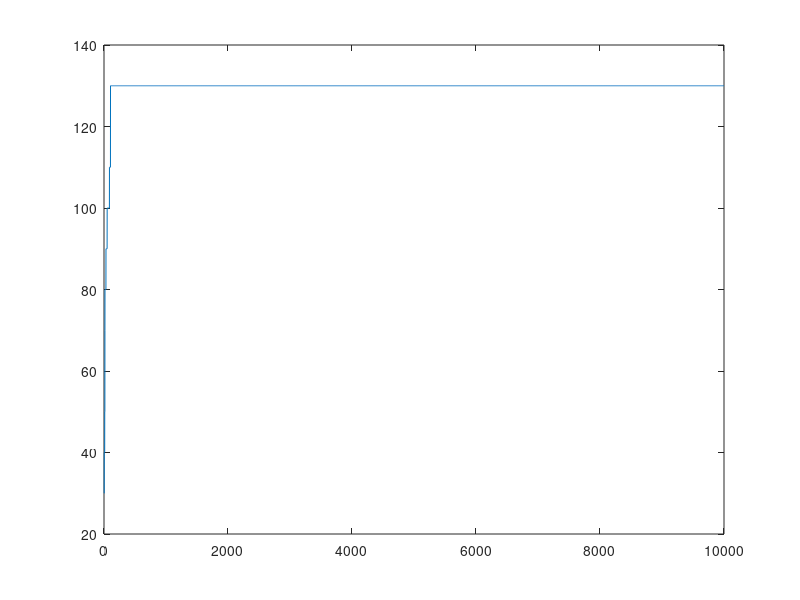
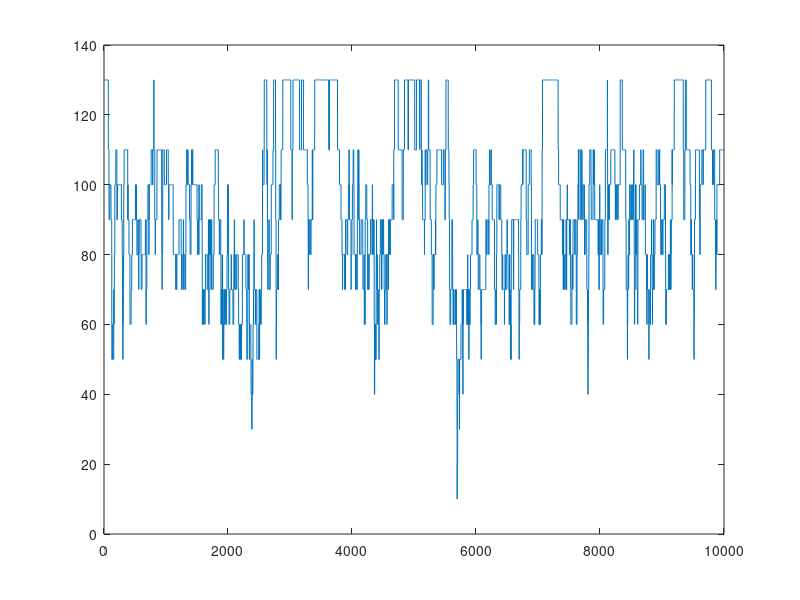
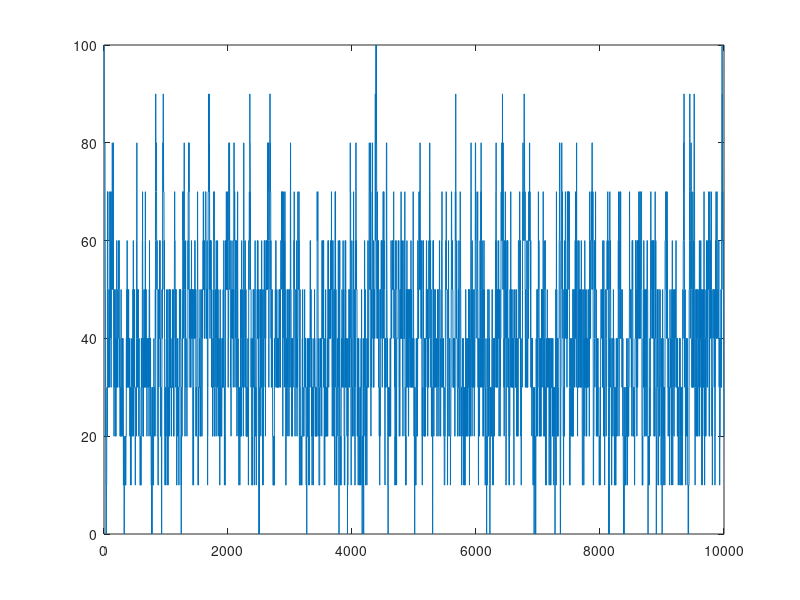

The MATLAB source for these figures, in order:
% Author: Emily Robideau
% Collaborators: None
% Assignment: HW9 P5def

% part d
str2 = 'nrbbtoooeteot';
str1 = 'tobeornottobe';
N = length(str2);
score = 0;
for i = 1:N
    if str2(i) == str1(i)
        score = score + 10;
    end
end

scorev = zeros(1,10000);
for j = 1:10000
    y = ceil(N*rand());
    z = ceil(N*rand());
    a1 = 0;
    a2 = 0;
    b1 = 0;
    b2 = 0;
    if str1(y) == str2(y)
        a1 = a1 + 10;
    end
    if str1(z) == str2(z)
        b1 = b1 + 10;
    end
    if str1(y) == str2(z)
        a2 = a2 + 10;
    end
    if str1(z) == str2(y)
        b2 = b2 + 10;
    end

    newscore = score + (a2-a1) + (b2-b1);
    n = rand();
    p = exp((newscore - score)/2);

    if newscore > score
        temp = str2(y);
        str2(y) = str2(z);
        str2(z) = temp;
        score = newscore;
    elseif (newscore < score) && (n <= p)
        temp = str2(y);
        str2(y) = str2(z);
        str2(z) = temp;
        score = newscore;
    end
    scorev(j) = score;
end

plot(scorev);

% part e
scorev = zeros(1,10000);
for j = 1:10000
    y = ceil(N*rand());
    z = ceil(N*rand());
    a1 = 0;
    a2 = 0;
    b1 = 0;
    b2 = 0;
    if str1(y) == str2(y)
        a1 = a1 + 10;
    end
    if str1(z) == str2(z)
        b1 = b1 + 10;
    end
    if str1(y) == str2(z)
        a2 = a2 + 10;
    end
    if str1(z) == str2(y)
        b2 = b2 + 10;
    end

    newscore = score + (a2-a1) + (b2-b1);
    n = rand();
    p = exp((newscore - score)/5);

    if newscore > score
        temp = str2(y);
        str2(y) = str2(z);
        str2(z) = temp;
        score = newscore;
    elseif (newscore < score) && (n <= p)
        temp = str2(y);
        str2(y) = str2(z);
        str2(z) = temp;
        score = newscore;
    end
    scorev(j) = score;
end
figure;
plot(scorev);

% part f
scorev = zeros(1,10000);
for j = 1:10000
    y = ceil(N*rand());
    z = ceil(N*rand());
    a1 = 0;
    a2 = 0;
    b1 = 0;
    b2 = 0;
    if str1(y) == str2(y)
        a1 = a1 + 10;
    end
    if str1(z) == str2(z)
        b1 = b1 + 10;
    end
    if str1(y) == str2(z)
        a2 = a2 + 10;
    end
    if str1(z) == str2(y)
        b2 = b2 + 10;
    end

    newscore = score + (a2-a1) + (b2-b1);
    n = rand();
    p = exp((newscore - score)/20);

    if newscore > score
        temp = str2(y);
        str2(y) = str2(z);
        str2(z) = temp;
        score = newscore;
    elseif (newscore < score) && (n <= p)
        temp = str2(y);
        str2(y) = str2(z);
        str2(z) = temp;
        score = newscore;
    end
    scorev(j) = score;
end
figure;
plot(scorev);